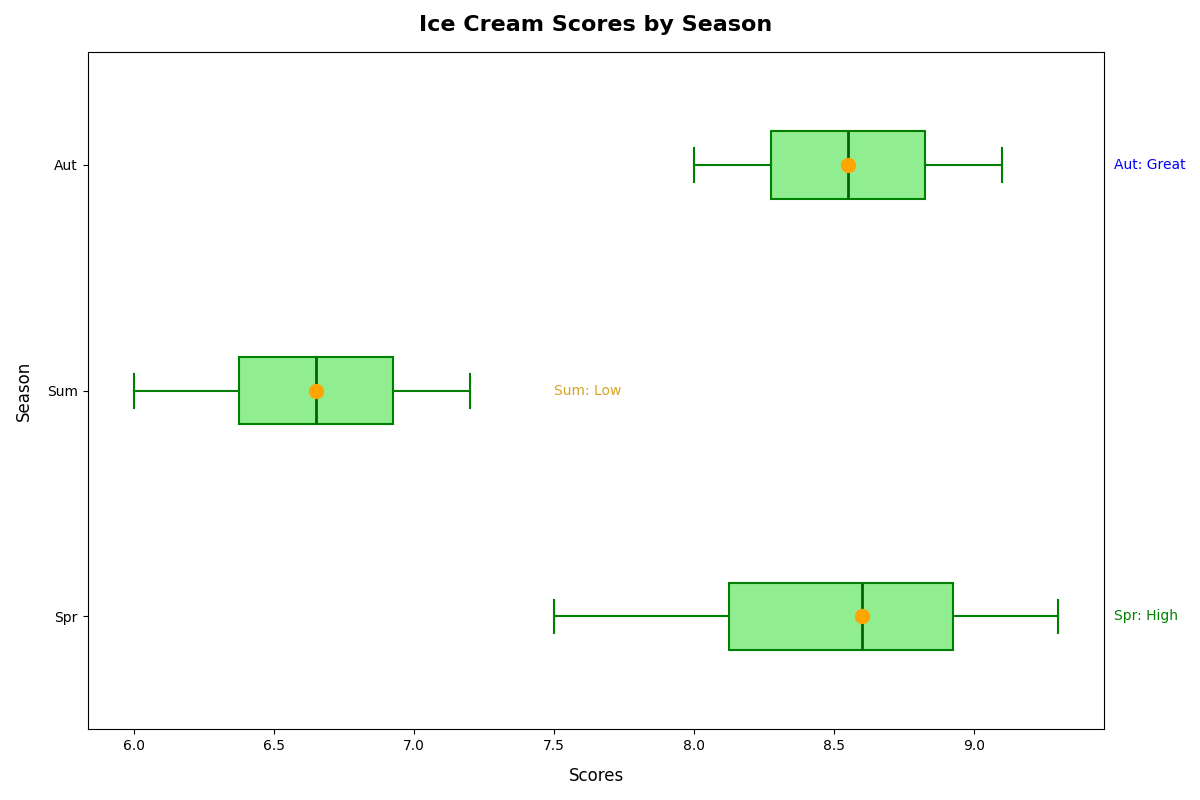

Generate this figure with Python:
import matplotlib.pyplot as plt
import numpy as np

spring_scores = [8.2, 8.9, 9.1, 7.8, 8.7, 9.3, 7.5, 8.5, 8.8, 9.0, 8.3, 7.9]
summer_scores = [6.5, 6.8, 7.0, 6.4, 6.1, 7.2, 6.6, 6.9, 6.7, 7.1, 6.3, 6.0]
autumn_scores = [8.8, 8.1, 8.5, 8.4, 8.7, 9.0, 8.3, 8.6, 8.9, 9.1, 8.2, 8.0]

scores_data = [spring_scores, summer_scores, autumn_scores]
median_values = [np.median(season) for season in scores_data]
season_labels = ['Spr', 'Sum', 'Aut']

fig, ax = plt.subplots(figsize=(12, 8))

color_order = ['lightgreen', 'lightyellow', 'lightblue']
edge_color_order = ['green', 'goldenrod', 'blue']
median_color_order = ['darkgreen', 'darkgoldenrod', 'darkblue']

bplot = ax.boxplot(scores_data, vert=False, patch_artist=True, labels=season_labels,
                   boxprops=dict(facecolor=color_order[0], color=edge_color_order[0], linewidth=1.5),
                   whiskerprops=dict(color=edge_color_order[0], linewidth=1.5),
                   capprops=dict(color=edge_color_order[0], linewidth=1.5),
                   medianprops=dict(color=median_color_order[0], linewidth=2),
                   flierprops=dict(marker='o', markerfacecolor='red', markersize=6, linestyle='none', markeredgecolor='purple'))

ax.scatter(median_values, range(1, len(scores_data) + 1), color='orange', s=100, zorder=3)

ax.set_title('Ice Cream Scores by Season', fontsize=16, fontweight='bold', pad=15)
ax.set_xlabel('Scores', fontsize=12, labelpad=10)
ax.set_ylabel('Season', fontsize=12, labelpad=10)

ax.text(9.5, 1, 'Spr: High', fontsize=10, color='green', va='center')
ax.text(7.5, 2, 'Sum: Low', fontsize=10, color='goldenrod', va='center')
ax.text(9.5, 3, 'Aut: Great', fontsize=10, color='blue', va='center')

plt.tight_layout()
plt.show()
